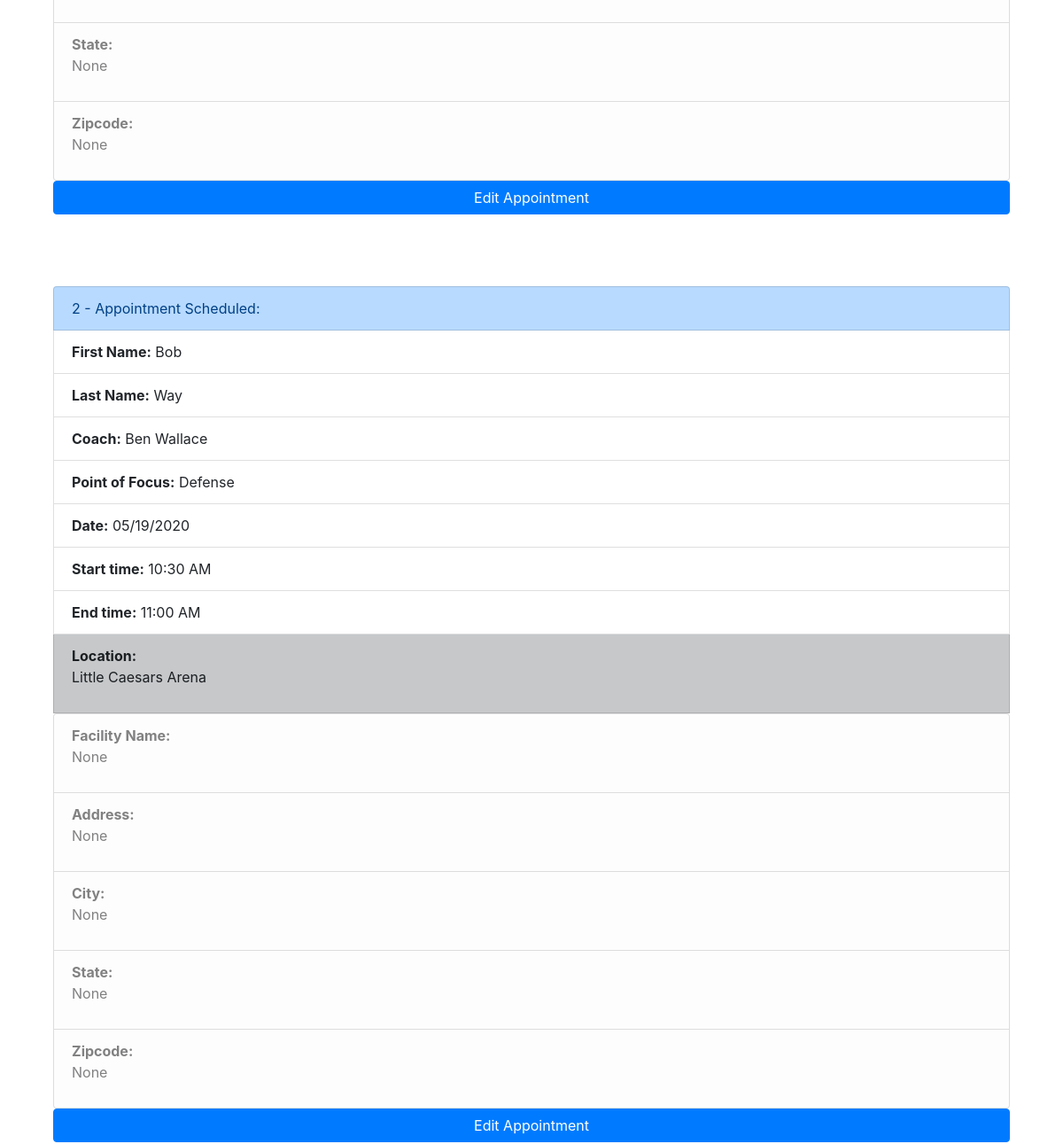
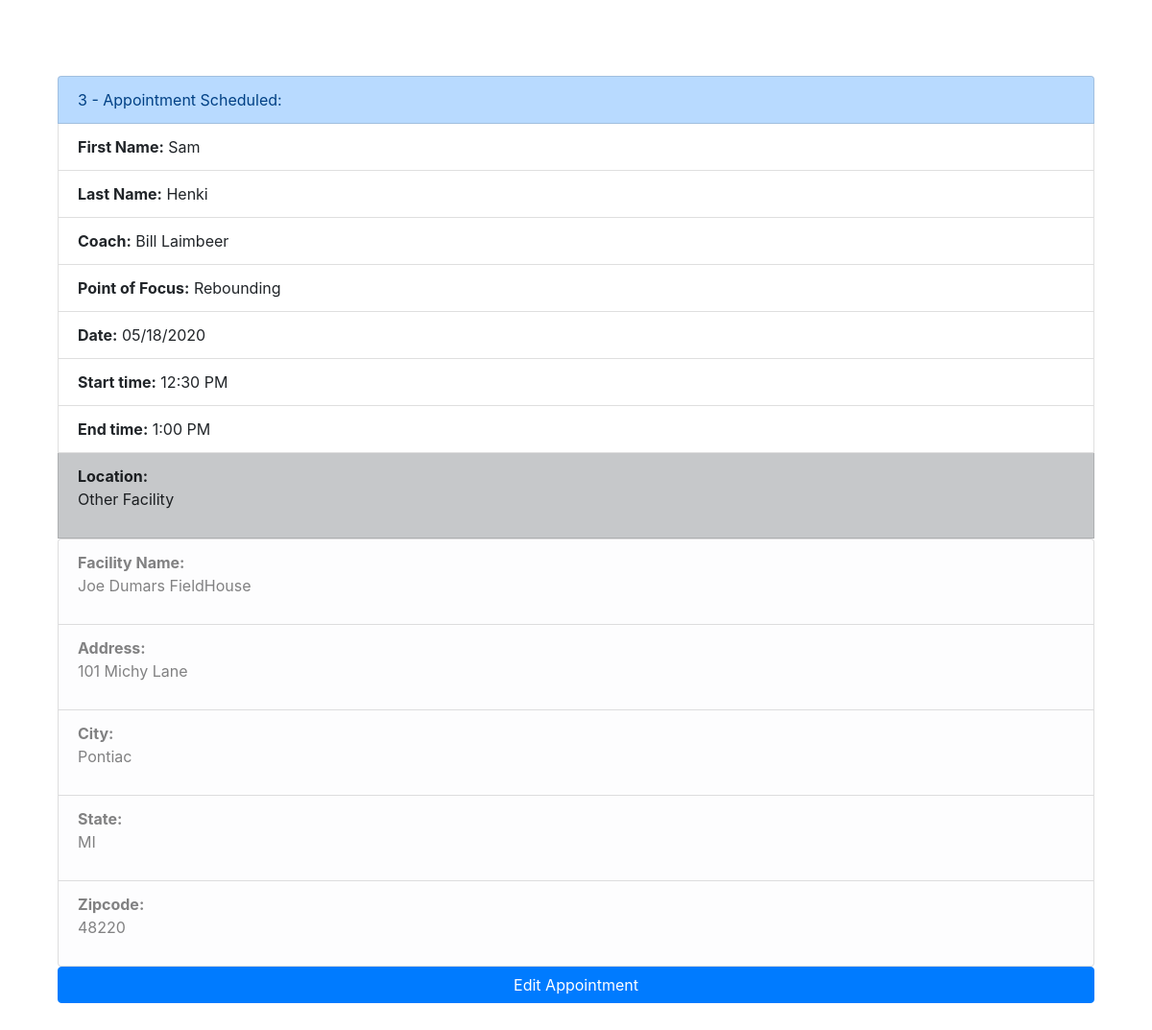
Page /schedules/ (lower part) on the earlier database version (2 pictures, top to bottom).
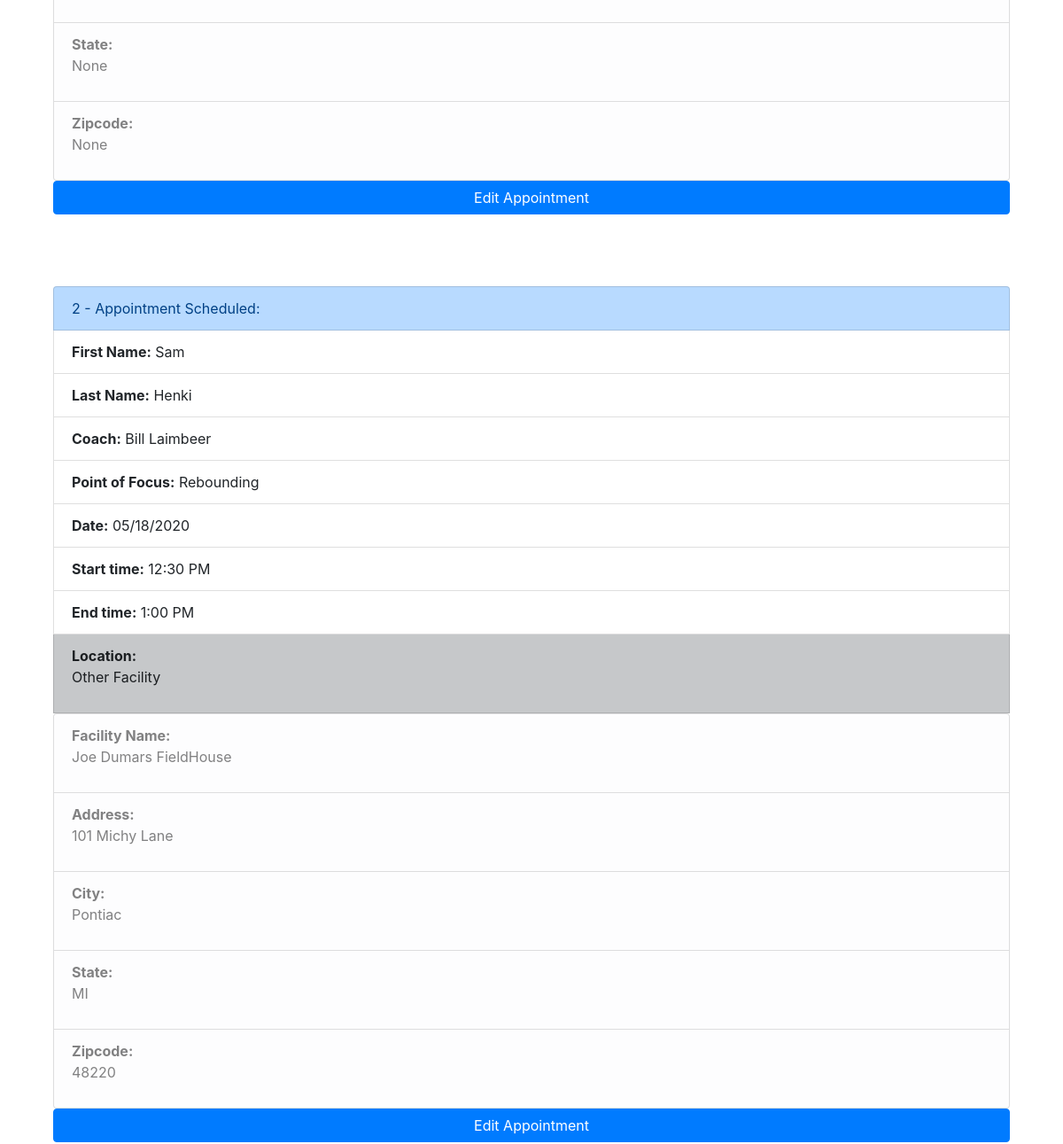
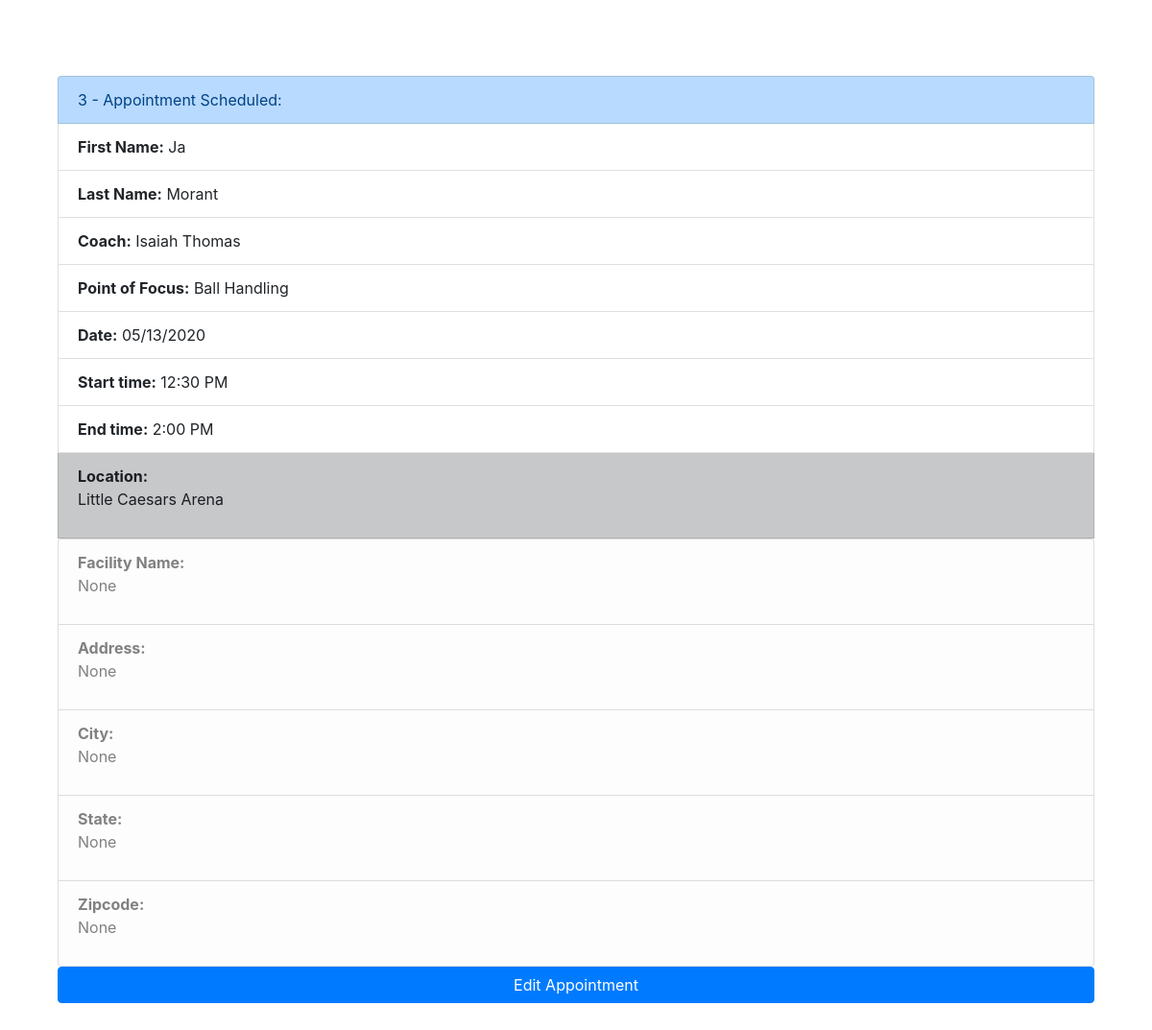
Same page on the later database version (2 pictures, top to bottom).
### pages/models.py (models this page shows, shortened)
class Time(models.Model):
	first = models.CharField(max_length=200, blank=True, null=True)
	last = models.CharField(max_length=200, blank=True, null=True)
	coach = models.CharField(max_length=200, blank=True, null=True)
	focus = models.CharField(max_length=200, blank=True, null=True)
	date = models.CharField(max_length=200)
	start = models.CharField(max_length=200)
	end = models.CharField(max_length=200)
	location = models.CharField(max_length=200, blank=True, null=True)
	facility = models.CharField(max_length=200, blank=True, null=True)
	address = models.CharField(max_length=200, blank=True, null=True)
	city = models.CharField(max_length=200, blank=True, null=True)
	state = models.CharField(max_length=200, blank=True, null=True)
	zipcode = models.CharField(max_length=200, blank=True, null=True)

### pages/views.py (the view)
# urls.py: path('schedules/', views.schedules, name='schedules'),
def schedules(request):
	all_appointments = Time.objects.all
	return render(request, "about.html", {'all_appointments': all_appointments}) # Passing in all_appointments as all_appointments

### pages/templates/about.html (shortened to what this page needs)
{% extends 'home.html' %}
{% block content %}
	<br>
	<div class="container">
		{% if all_appointments %}
			{% for times in all_appointments %}
			<br>
			<div class="col-sm">
				<ul class="list-group">
					<li class="list-group-item list-group-item-primary">{{ forloop.counter}} - Appointment Scheduled:</li>
					<li class="list-group-item"><strong>First Name:</strong> {{ times.first }}</li>
					<li class="list-group-item"><strong>Last Name:</strong> {{ times.last }}</li>
					<li class="list-group-item"><strong>Coach:</strong> {{ times.coach }}</li>
					<li class="list-group-item"><strong>Point of Focus:</strong> {{ times.focus }}</li>
					<li class="list-group-item"><strong>Date:</strong> {{ times.date }}</li>
					<li class="list-group-item"><strong>Start time:</strong> {{ times.start }}</li>
					<li class="list-group-item"><strong>End time:</strong> {{ times.end }}</li>
					<li class="list-group-item list-group-item-dark"><strong>Location:</strong><p id="locay2"> {{ times.location }}</p></li>
						<div id="facilblock">
							<li class="list-group-item list-group-item-light go"><strong>Facility Name:</strong><p id="facil"> {{ times.facility }}</p></li>
							<li class="list-group-item list-group-item-light go"><strong>Address:</strong><p id="eaddy"> {{ times.address }}</p></li>
							<li class="list-group-item list-group-item-light go"><strong>City:</strong><p id="ecity"> {{ times.city }}</p></li>
							<li class="list-group-item list-group-item-light go"><strong>State:</strong><p id="estate"> {{ times.state }}</p></li>
							<li class="list-group-item list-group-item-light go"><strong>Zipcode:</strong><p id="ezip"> {{ times.zipcode }}</p></li>
						</div>
					<a href="{% url 'edit' times.id %}" class="btn btn-block btn-primary">Edit Appointment</a>
					<br>
				</ul>
			</div>
			{% endfor %}
		{% endif %}
	</div>
{% endblock %}

Differences in the rows shown:
removed Time: first "Bob", last "Way", coach "Ben Wallace", focus "Defense", date "05/19/2020", start "10:30 AM", end "11:00 AM", location "Little Caesars Arena", facility "None", address "None", city "None", state "None", zipcode "None"
added Time: first "Ja", last "Morant", coach "Isaiah Thomas", focus "Ball Handling", date "05/13/2020", start "12:30 PM", end "2:00 PM", location "Little Caesars Arena", facility "None", address "None", city "None", state "None", zipcode "None"
